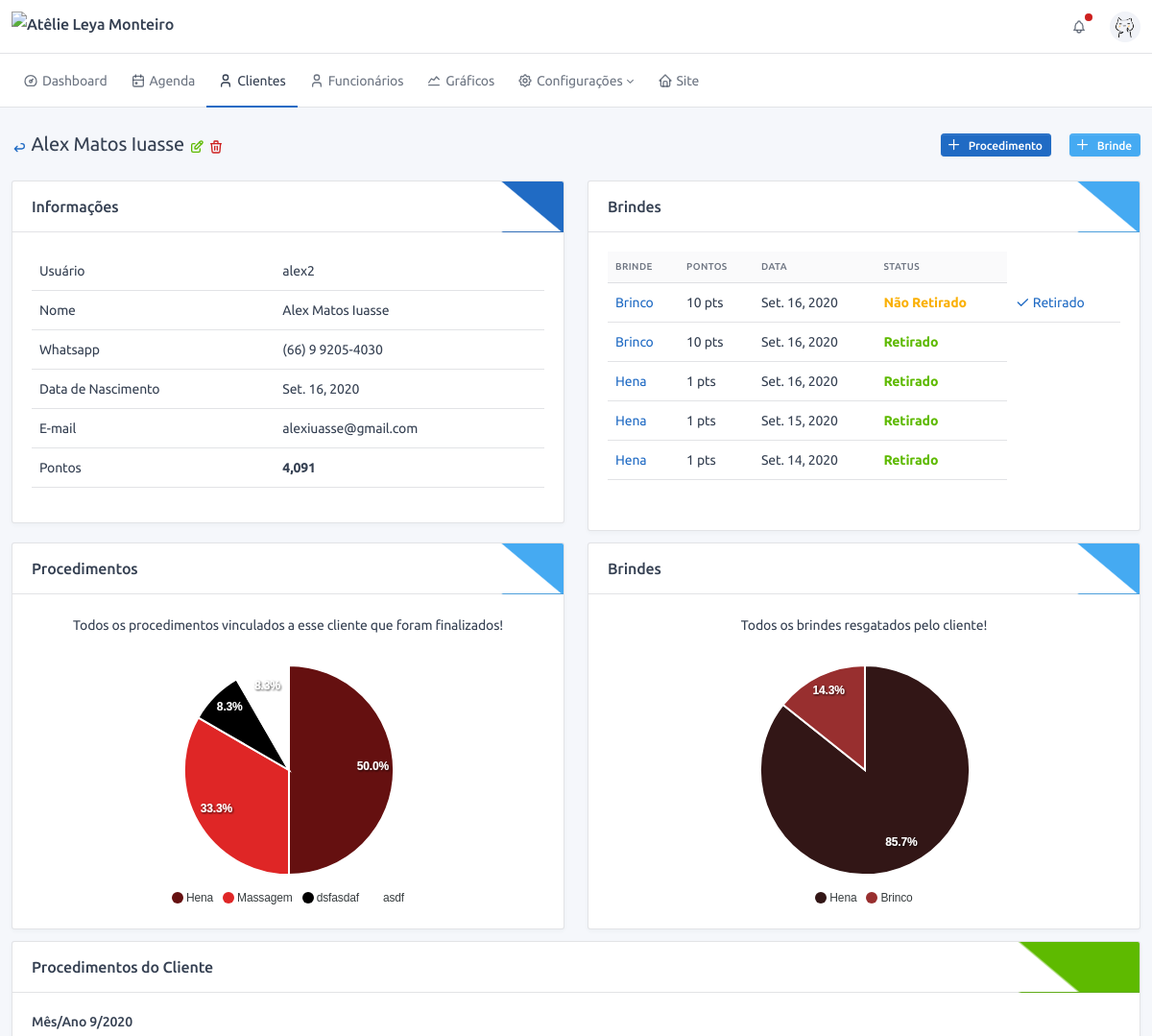
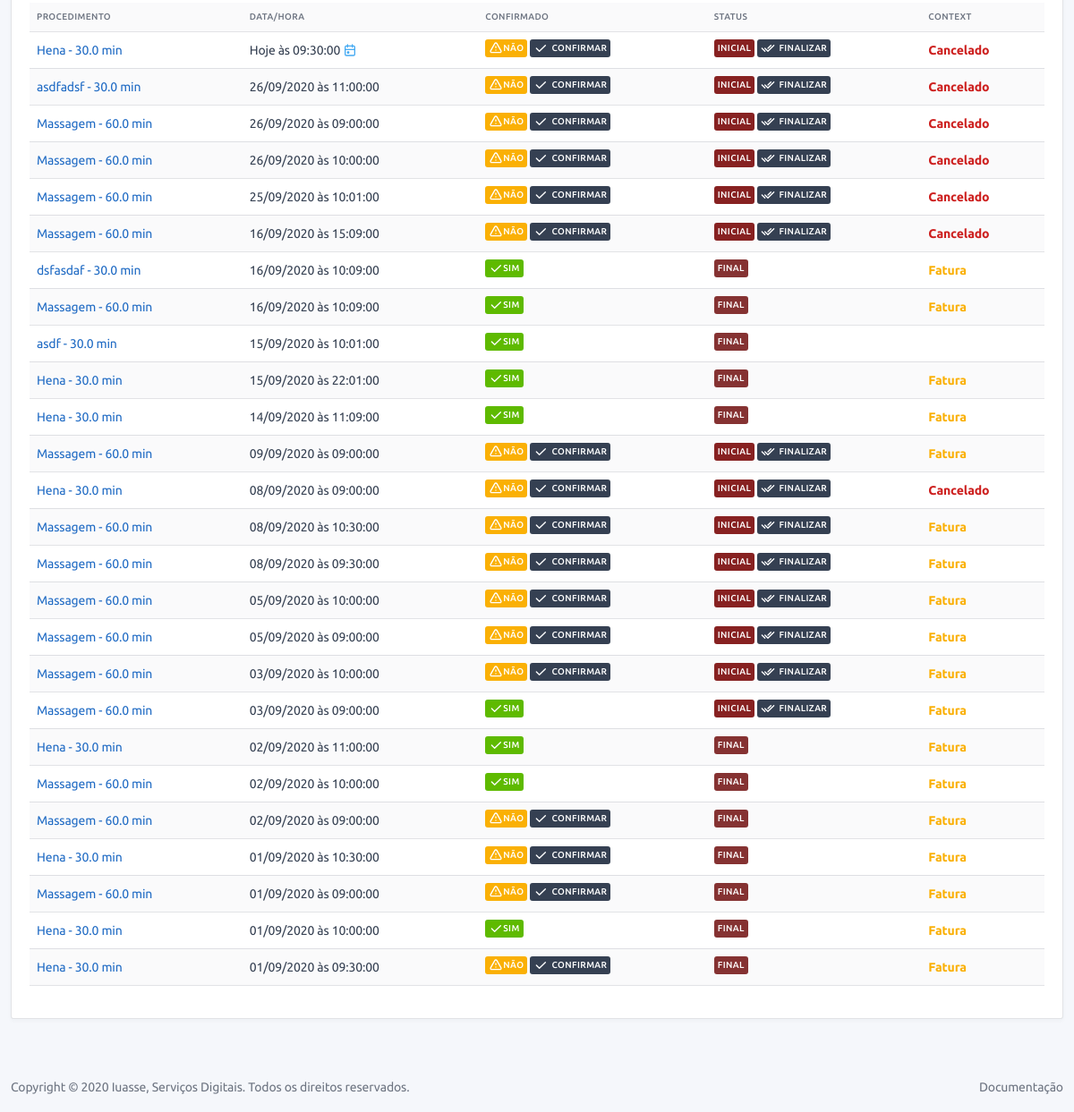
/user/admin/3/profile/ (signed in), run on an earlier commit of the app's database (2 pictures, top to bottom).
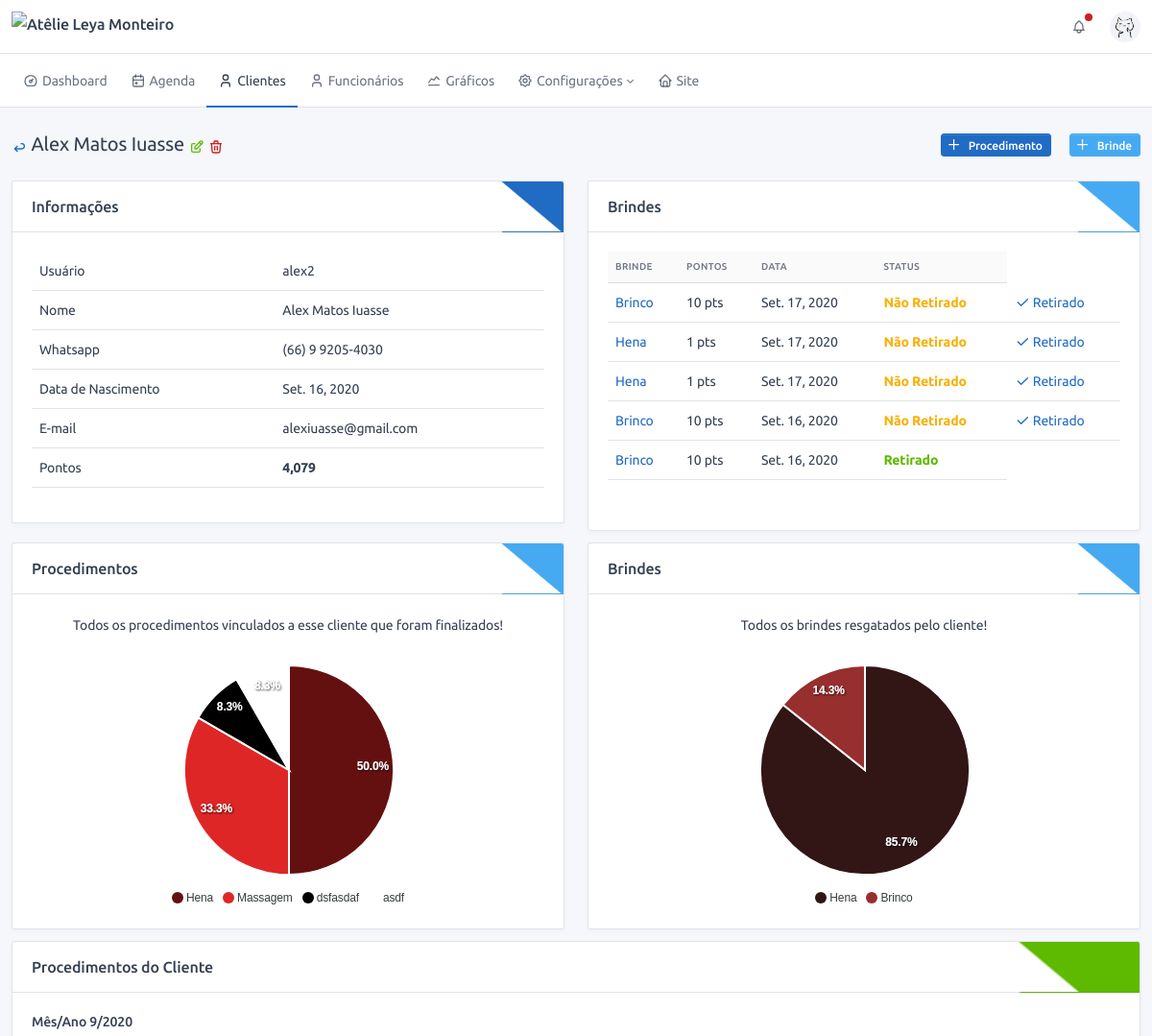
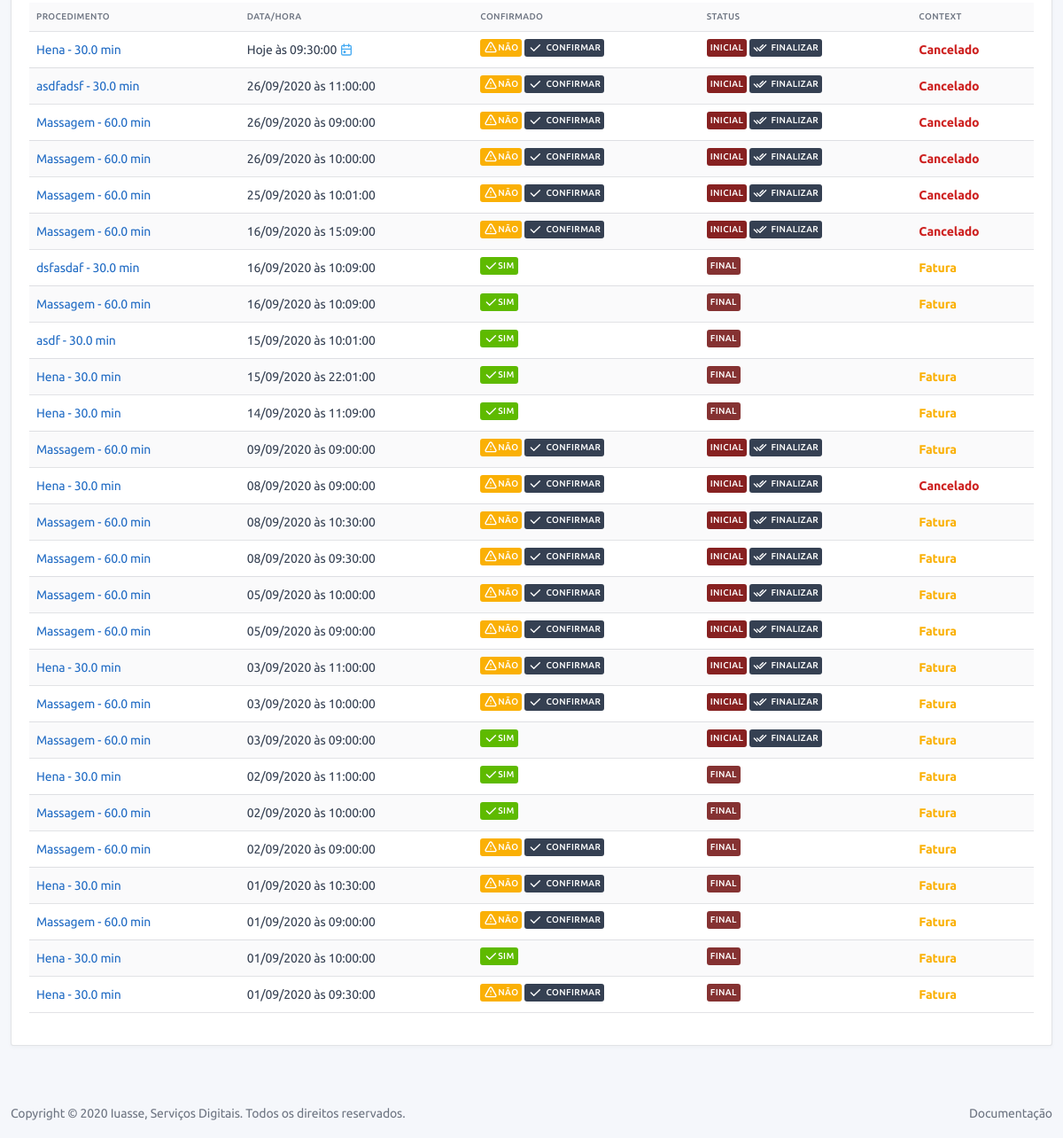
And on a later commit of the database (2 pictures, top to bottom).
### users/models.py (models this page shows, shortened)
class Profile(BaseModel):
    name = models.CharField("nome completo", max_length=150)
    birth_date = models.DateField('data de nascimento', blank=True, null=True, help_text="Informe uma data válida!")
    whatsapp = models.CharField('whatsapp', max_length=16, help_text="Esse será o número usado para contato!")
    total_of_points = models.IntegerField(default=0, verbose_name='Total de pontos')
    user = models.OneToOneField(User, on_delete=models.CASCADE)
    def get_full_name(self):
        return self.name
    @property
    def get_new_service_url(self):
        return reverse('service:orderofservice:create', kwargs={'cpk': self.pk})
    @property
    def get_new_reward_url(self):
        return reverse('users:rewardretrieved:create', kwargs={'cpk': self.pk})
    @property
    def get_delete_url(self):
        return reverse('users:admin:delete', kwargs={'pk': self.pk})
    @property
    def get_edit_url(self):
        return reverse('users:admin:edit', kwargs={'pk': self.pk})
    @property
    def get_back_url(self):
        return reverse('users:admin:view')
    def is_birthday(self):
        today = datetime.today()
        return self.birth_date.day == today.day and self.birth_date.month == today.month if self.birth_date else False
    def get_dict_data(self):
        return {
            'Usuário': self.user.username,
            'Nome': self.get_full_name(),
            'Whatsapp': self.whatsapp,
            'Data de Nascimento': self.birth_date,
            'E-mail': self.user.email,
        }
    def has_service(self):
        return self.user.orderofservice_set.count()
    def get_service_sorted_by_entry_date(self):
        retDict = {}
        for s in self.user.orderofservice_set.all().order_by('-date', '-id'):
            m_y = "{}/{}".format(s.date.month, s.date.year)
            if m_y in retDict:
                retDict[m_y]['services'].append(s)
            else:
                retDict[m_y] = {}
                retDict[m_y]['services'] = []
                retDict[m_y]['services'].append(s)
        return retDict
    def has_reward(self):
        return self.user.rewardretrieved_set.count()
    def sorted_reward_set(self):
        return self.user.rewardretrieved_set.order_by('-date', '-id')[:5]

class RewardRetrieved(BaseModel):
    reward = models.ForeignKey("config.Reward", on_delete=models.PROTECT, verbose_name="Brinde")
    points = models.IntegerField("Pontos", default=0)
    quantity = models.IntegerField("Quantidade", default=1)
    date = models.DateField("Data", default=timezone.localtime(timezone.now()))
    retrieved = models.BooleanField("Resgatado", default=False, help_text="Esse brinde já foi resgatado?")
    customer = models.ForeignKey(User, on_delete=models.CASCADE, verbose_name="Cliente")
    @property
    def get_edit_url(self):
        return reverse('users:rewardretrieved:edit', kwargs={'cpk': self.customer.pk, 'pk': self.pk})
    @property
    def get_confirm_url(self):
        return reverse('users:rewardretrieved:confirm', kwargs={'pk': self.pk})
    def get_contextual_html(self):
        return mark_safe(
            f"<span class='font-weight-bold text-success'>Retirado</span>" if self.retrieved
            else f"<span class='font-weight-bold text-warning'>Não Retirado</span>")

### config/models.py (models this page shows, shortened)
class BaseConfigModel(BaseModel):
    name = models.CharField("nome", max_length=128)
    def __str__(self):
        return self.name
    class Meta:
        abstract = True

class Reward(BaseConfigModel):
    contextual = models.CharField("cor", default="#ffffff", max_length=7,
                                  help_text="Escolha uma cor para representar esse brinde!")
    quantity_in_points = models.IntegerField("quantidade de pontos", default=1)
    available = models.BooleanField("Disponível", default=True)
    description = models.TextField("Descrição", blank=True, help_text="Usado no site para descrever o brinde")
    image = models.ImageField("Foto", upload_to='images/', help_text="Foto representando o brinde.",
                              blank=True, null=True)

class TypeOfService(BaseConfigModel):
    contextual = models.CharField("cor", default="#ffffff", max_length=7,
                                  help_text="Escolha uma cor para representar esse procedimento!")
    time = models.FloatField("tempo", default=30, help_text="Coloque o tempo em minutos, ex.: 1hr = 60min")
    value = models.DecimalField("Valor", max_digits=11, decimal_places=2, default=0,
                                help_text="Valor do procedimento, ele será usado para auto preenchimento de alguns "
                                          "campos!")
    rewarded_points = models.IntegerField("pontos ganhos", default=0)
    description = models.TextField("Descrição", blank=True, help_text="Usado no site para descrever o procedimento")
    image = models.ImageField("Foto", upload_to='images/', help_text="Foto representando o procedimento.",
                              blank=True, null=True)
    def __str__(self):
        return f"{self.name} - {self.time} min"

class StatusService(BaseConfigModel):
    contextual = models.CharField("cor", default="#ffffff", max_length=7,
                                  help_text="Escolha uma cor para representar esse status")

class StatusPayment(BaseConfigModel):
    contextual = models.CharField("cor", default="#ffffff", max_length=7,
                                  help_text="Escolha uma cor para representar esse status")

### service/models.py (models this page shows, shortened)
class OrderOfService(BaseModel):
    type_of_service = models.ForeignKey("config.TypeOfService", verbose_name="Procedimento", on_delete=models.SET_NULL,
                                        null=True)
    status = models.ForeignKey("config.StatusService", verbose_name="Status", on_delete=models.PROTECT)
    finished = models.BooleanField("finalizado", default=False)
    counted = models.BooleanField("contabilizado", default=False, help_text="Procedimento já foi contabilizado?")
    confirmed = models.BooleanField("confirmado", default=False, help_text="Procedimento foi confirmado?")
    canceled = models.BooleanField("cancelado", default=False, help_text="Procedimento foi cancelado?")
    date = models.DateField("Data", default=timezone.localtime(timezone.now()))
    time = models.TimeField("Hora", default=timezone.localtime(timezone.now()))
    observation = models.TextField("observação", blank=True)
    customer = models.ForeignKey(User, verbose_name="Cliente", on_delete=models.CASCADE, blank=True, null=True)
    def get_absolute_url(self):
        return reverse(self.get_reverse_profile, kwargs={'cpk': self.customer.pk, 'pk': self.pk})
    def get_customer_finished_url(self):
        return reverse('service:admin:finish', kwargs={'pk': self.pk, 'flag': 1})
    def get_customer_confirmed_url(self):
        return reverse('service:admin:confirm', kwargs={'pk': self.pk, 'flag': 1})
    def get_confirmed_html(self):
        return settings.ICON_CONFIRMED if self.confirmed else settings.ICON_NOT_CONFIRMED
    def get_date_html(self):
        return f"Hoje às {self.time} <span class='text-info'>{ICON_CALENDAR}</span>" if self.date == date.today() \
            else f"{self.date.strftime('%d/%m/%Y')} às {self.time}"
    def get_is_success(self):
        return self.status.pk == settings.STATUS_SERVICE_FINISHED
    def get_contextual_html_admin(self):
        text = ""
        if self.canceled:
            text = "<span class='font-weight-bold text-danger'>Cancelado</span>"
        elif self.is_invoice_not_completed() or self.is_past_date_invoice():
            text = "<span class='font-weight-bold text-warning'>Fatura</span>"
        return mark_safe(text)
    def is_invoice_not_completed(self):
        return self.invoice.type_of_payment is None
    def is_past_date_invoice(self):
        return self.invoice.date < date.today() and self.invoice.status.pk != settings.STATUS_PAYMENT_SUCCESS

### financial/models.py (models this page shows, shortened)
class Invoice(BaseModel):
    order_of_service = models.OneToOneField("service.OrderOfService", verbose_name="Procedimento",
                                            on_delete=models.CASCADE, null=True, blank=True,
                                            help_text="Procedimento a qual esse lançamento pertence.")
    type_of_payment = models.ForeignKey("config.TypeOfPayment", verbose_name="Tipo de Pagamento", null=True,
                                        on_delete=models.PROTECT, help_text="Qual foi o tipo de pagamento?")
    status = models.ForeignKey("config.StatusPayment", verbose_name="Status", on_delete=models.PROTECT, null=True)
    value = models.DecimalField("Valor", max_digits=11, decimal_places=2, help_text="O valor que foi pago.")
    date = models.DateField("Data", default=now, help_text="Data do pagamento.")
    observation = models.TextField("Observação", blank=True, null=True)

### users/views.py (the view)
# urls.py: path('<int:pk>/profile/', profile_admin, name='profile'),
@login_required
@require_http_methods(["GET"])
@staff_member_required()
@permission_required('users.get_profile', raise_exception=True)
def profile_admin(request, pk):
    user = User.objects.get(pk=pk)
    services = user.orderofservice_set.filter(customer=user, status=settings.STATUS_SERVICE_FINISHED)
    type_of_services = TypeOfService.objects.filter(pk__in=services.values_list('type_of_service', flat=True))
    rewards = user.rewardretrieved_set.filter(retrieved=True)
    rewards_type = Reward.objects.filter(pk__in=rewards.values_list('reward', flat=True))
    return render(request, template_name='user/profile.html', context={
        'obj': user.profile,
        'options_chart_service': SimplePie(
            series=[services.filter(type_of_service=t).count() for t in type_of_services],
            colors=[t.contextual for t in type_of_services],
            labels=[t.name for t in type_of_services],
        ).get_options(),
        'options_chart_reward': SimplePie(
            series=[rewards.filter(reward=r).count() for r in rewards_type],
            colors=[r.contextual for r in rewards_type],
            labels=[r.name for r in rewards_type],
        ).get_options(),
    })

### frontend/templates/user/profile.html (shortened to what the changed rows need)
{% extends '../base/profile.html' %}
{% load l10n %}
{% block profile_content %}
<div class="row">
    <div class="col-lg-6 col-md-auto">
        <div class="card">
            <div class="card-body">
                <div class="table-responsive">
                    <table class="table table-hover">
                        {% for k, v in obj.get_dict_data.items %}
                        <tr>
                            <td>{{k}}</td>
                            <td>{{v}}</td>
                        </tr>
                        {% endfor %}
                        <tr>
                            <td>
                                <span class="font-weight-bold" data-countup>{{obj.total_of_points|unlocalize}}</span>
                            </td>
                        </tr>
                    </table>
                </div>
            </div>
        </div>
    </div>
    <div class="col-lg-6 col-md-auto">
        {% if obj.sorted_reward_set %}
        <div class="card">
            <div class="card-body">
                <div class="table-responsive mb-3">
                    <table class="table table-hover">
                        <thead>
                        <tr>
                            <th>Brinde</th>
                            <th>Pontos</th>
                            <th>Data</th>
                            <th>Status</th>
                        </tr>
                        </thead>
                        {% for r in obj.sorted_reward_set %}
                        <tr>
                            <td>
                                <a href="{{r.get_edit_url}}">{{r.reward.name}}</a>
                            </td>
                            <td><span data-countup>{{r.points}}</span> pts</td>
                            <td>{{r.date}}</td>
                            <td>{{r.get_contextual_html}}</td>
                            {% if not r.retrieved %}
                            <td>
                                <a data-toggle="tooltip" href="{{r.get_confirm_url}}"
                                   title="{{TOOLTIP_RETRIEVED_REWARD}}">
                                    {{ICON_CHECK|safe}} Retirado
                                </a>
                            </td>
                            {% endif %}
                        </tr>
                        {% endfor %}
                    </table>
                </div>
            </div>
        </div>
        {% endif %}
    </div>
</div>
{% if obj.has_service %}
<div class="card mb-5">
    <div class="card-body">
        {% for k,v in obj.get_service_sorted_by_entry_date.items %}
        <div class="col-lg-12 col-md-auto">
            <h4>Mês/Ano {{k}}</h4>
            <div class="table-responsive">
                <table class="table table-hover table-striped">
                    <thead>
                    <tr>
                        <th>Procedimento</th>
                        <th>Data/Hora</th>
                        <th>Confirmado</th>
                        <th>Status</th>
                        <th>Context</th>
                    </tr>
                    </thead>
                    <tbody>
                    {% for kk,vv in v.items %}
                    {% for s in vv %}
                    <tr>
                        <td>
                            <a href="{{s.get_absolute_url}}">{{s.type_of_service}}</a>
                        </td>
                        <td>{{s.get_date_html|safe}}</td>
                        <td>
                            {{s.get_confirmed_html|safe}}
                            {% if not s.confirmed %}
                            <a class="badge bg-dark" data-toggle="tooltip" href="{{s.get_customer_confirmed_url}}"
                               title="{{TOOLTIP_SERVICE_CONFIRM}}">
                                {{ICON_CHECK|safe}} <span class="ml-1">Confirmar</span>
                            </a>
                            {% endif %}
                        </td>
                        <td>
                                <span class="badge"
                                      style="background-color: {{s.status.contextual}};">{{s.status}}</span>
                            {% if not s.get_is_success %}
                            <a class="badge bg-dark" data-toggle="tooltip"
                               href="{{s.get_customer_finished_url}}" title="{{TOOLTIP_SERVICE_FINISH}}">
                                {{ICON_DOUBLE_CHECK|safe}} <span class="ml-1">Finalizar</span>
                            </a>
                            {% endif %}
                        </td>
                        <td>
                            {{s.get_contextual_html_admin}}
                        </td>
                    </tr>
                    {% endfor %}
                    {% endfor %}
                    </tbody>
                </table>
            </div>
        </div>
        {% endfor %}
    </div>
</div>
{% endif %}
{% endblock %}

### frontend/templates/base/profile.html
{% extends 'base.html' %}
{% block content %}
<div class="container-xl">
    <div class="page-header">
        <div class="row align-items-center">
            <div class="col-auto">
                <h2 class="page-title">
                    <a data-toggle="tooltip" href="{{obj.get_back_url}}" title="Voltar">
                        <span class="text-primary">{{ICON_ARROW_BACK|safe}}</span>
                    </a>
                    {{obj.get_full_name}}
                    <a data-toggle="tooltip" href="{{obj.get_edit_url}}" title="Editar">
                        <span class="text-success">{{ICON_EDIT|safe}}</span>
                    </a>
                    <a data-toggle="tooltip" href="{{obj.get_delete_url}}" title="Deletar">
                        <span class="text-danger">{{ICON_DELETE|safe}}</span>
                    </a>
                </h2>
            </div>
            <div class="col-auto ml-auto d-print-none">
                {% block page_header_actions %}{% endblock %}
            </div>
        </div>
    </div>
    {% block profile_content %}{% endblock %}
</div>
{% endblock %}

What changed in the data, as far as the page shows it:
no longer on this page (row unchanged): RewardRetrieved: reward.name "Hena", points "1", date "Set. 16, 2020", get_contextual_html "Retirado"
no longer on this page (row unchanged): RewardRetrieved: reward.name "Hena", points "1", date "Set. 15, 2020", get_contextual_html "Retirado"
no longer on this page (row unchanged): RewardRetrieved: reward.name "Hena", points "1", date "Set. 14, 2020", get_contextual_html "Retirado"
changed Profile "Alex Matos Iuasse": total_of_points "4,091" → "4,079"
added RewardRetrieved: reward.name "Brinco", points "10", date "Set. 17, 2020", get_contextual_html "Não Retirado"
added RewardRetrieved: reward.name "Hena", points "1", date "Set. 17, 2020", get_contextual_html "Não Retirado"
added RewardRetrieved: reward.name "Hena", points "1", date "Set. 17, 2020", get_contextual_html "Não Retirado"
added OrderOfService: type_of_service "Hena - 30.0 min", get_date_html "03/09/2020 às 11:00:00", get_confirmed_html "NÃO", status "INICIAL", get_contextual_html_admin "Fatura"
